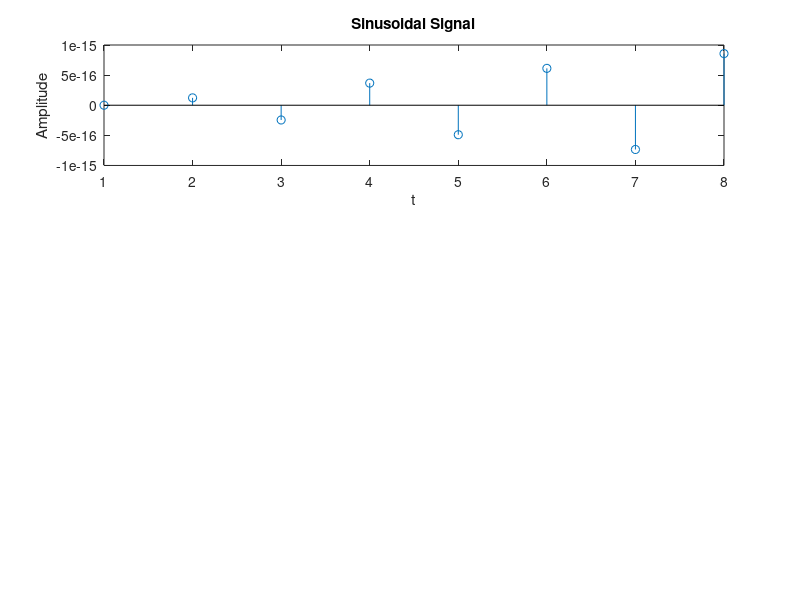

Recreate this plot in MATLAB. (Note: this script raises an error after producing the figure.)
close all
clear all
n0=5;
n=0:7;
k=0:7;
N=length(n);
D=exp(-j*2*pi*n0/N).^(k);
g=sin(2*pi*0.5*n);
subplot(311)
stem(g)
title('Sinusoidal Signal')
xlabel('t')
ylabel('Amplitude')
[newsig,newn]=Kcircshifty(g,n,n0);
stem(newsig)
G=fft(newsig);

newG=fft(g);
subplot (312)
stem(newn,abs(G))
title('time dom Circ-shifted')
xlabel('w/pi')
ylabel('Amplitude')
subplot (313)
stem(n,abs(newG))
title('Original time dom')
xlabel('w/pi')
ylabel('Amplitude')
max(abs(newG-G))
